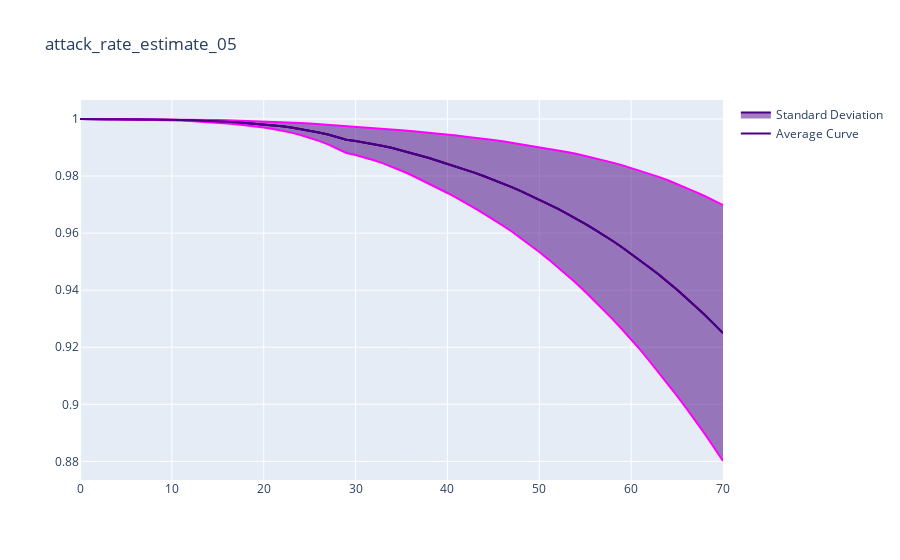

Write notebook code for a chart like this one.
### Code cell
plot_average_curve(attack_rate_estimate_05, 'attack_rate_estimate_05', 'susceptible', absolute=False, capacity=False)
